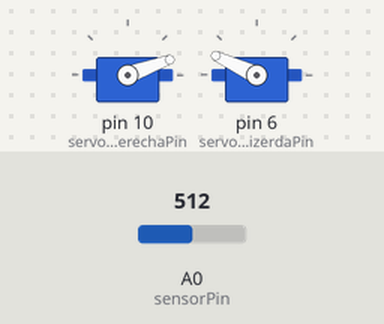
This sketch was run on a simulated Arduino Uno, built with avr-gcc and run on an emulated ATmega328P. Parts: 2 × servo. Inputs (shaded band) come from the test bench; at power-on: A0 (sensorPin) = 512. What the sketch prints to the serial monitor is not drawn.

Above: at 0.15 s.
At 1.21 s:
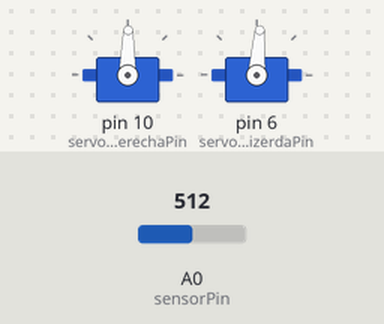
1.3 s: A0 (sensorPin) set to 716
At 4.2 s:
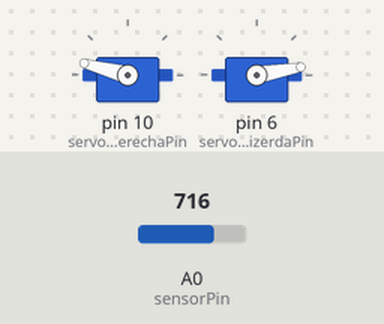
Timing chart, 0 to 5.7 s (numbered marks = the images above; inputs shaded):
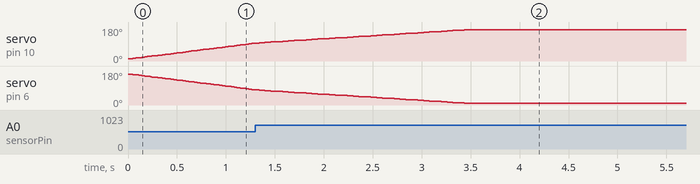

The sketch:

test_lire_les_valeurs.ino
```cpp
#include <Servo.h>

Servo ServoDerecha;
Servo ServoIzquierda;

//Inicializacion hardware
int servomotorDerechaPin = 10;
int servomotorIzquizerdaPin = 6;
int sensorPin = A0;

int maxAngulo = 165;
int minAngulo = 10;

int posicionServoDerecha = minAngulo;
int posicionServoIzquierda = maxAngulo;

unsigned long contador = 0;
int velocidadD = 10;
int objetivoAnguloD = minAngulo;
int velocidadI = 10;
int objetivoAnguloI = maxAngulo;
int ultimaValor = 0;
int modo = 0;
int valorSensor = 0;
int mapSensorValor = 0;
int anguloTecho = 30; //valor minima de diferencia entre un angulo y el objetivo para que los motores funcionan

int ultimaMapValor = minAngulo;


// bloquaje
int utlimaValor = 0;
bool cambioEstado = false;
bool bloqueo = false;
int sobreLimita = 0;
int umbral1 = 610;

//Operacional task a 20 y 200 ms
int os20 = 20;
int os100 = 100;


//Control de la deteccion de señal
unsigned long T0 = 0;
unsigned long T1 = 0;
unsigned long T2 = 0;
int contraccion = 0;

// Detection de Patern et changement de mode
int calibrationDuree1 = 3000;
int calibrationDuree2 = 2000;
int stepDetection = 0;


void setup() {
  // inicializacion de los motores y del pin de entrade de la señal
  Serial.begin(115200);
  ServoDerecha.attach(servomotorDerechaPin);
  ServoIzquierda.attach(servomotorIzquizerdaPin);
  pinMode(sensorPin,INPUT);

  // Posicion initcial de los motores a 0 grados
  ServoDerecha.write(posicionServoDerecha);
  ServoIzquierda.write(posicionServoIzquierda);
  digitalWrite(A0, LOW);

}

void loop() {

  contador = millis();
  // ##################### Tarea de operaciones #################
    // Tarea cada 20 ms
  if (contador % os20 == 0) {
    valorSensor = analogRead(sensorPin); //leemos la valor del detector
    Serial.println(valorSensor);
    assertValue(valorSensor, 0, 675, "Error Valor sensor ");
    mapSensorValor = tratamientoSenal(valorSensor); //tratamos la señal
  }

  // Tarea cada 100 ms
  if (contador % os100 == 0) {
    deteccion(); //Detectamos la paterna
    controlFuncion(valorSensor, mapSensorValor);//actualizamos los valores dados a los motores
  }
      // ###################### Pilotage Motor #######################
  if (contador % velocidadD == 0) {
   //Serial.println("DROIT --> " + String(objetivoAnguloD) + " POS " + String(posicionServoDerecha));
    motorDerecha(objetivoAnguloD);
  }
  Serial.println(objetivoAnguloD);

  if (contador % velocidadI == 0) {
    //Serial.println("GAUCHE -->" + String(objetivoAnguloI)+ " POS " + String(posicionServoIzquierda));
    motorIzquierda(objetivoAnguloI);
  }


}

int tratamientoSenal(int sV) {
  Serial.println("sV" +String(sV));

  int mapValor = map(sV, 0, 675, minAngulo, maxAngulo);
 // Serial.println("map valor " +String(mapValor) + " min angulo " +String(minAngulo) + " max angulo "+ String(maxAngulo));

  assertValue(mapValor, minAngulo, maxAngulo, "ERROR map valor ");
  if (abs(ultimaMapValor - mapValor) > anguloTecho){
    ultimaMapValor = mapValor;
    Serial.println("msv" +String(mapValor));
    return mapValor;
  }
  else{
    return ultimaMapValor;
  }
}

void motorDerecha(int ObjAngD) {
  if (posicionServoDerecha < ObjAngD) {
    Serial.println("posicion d" +String(posicionServoDerecha));
    Serial.println("angle d" + String(ObjAngD));

    posicionServoDerecha++;
    assertValue(posicionServoDerecha, minAngulo, maxAngulo, "ERROR posicion Servo Derecha ");
    ServoDerecha.write(posicionServoDerecha);
  }
  else if (posicionServoDerecha > ObjAngD) {
    Serial.println(posicionServoDerecha);
    posicionServoDerecha--;
    assertValue(posicionServoDerecha, minAngulo, maxAngulo, "ERROR posicion Servo Derecha ");
    ServoDerecha.write(posicionServoDerecha);
  }
}

void motorIzquierda(int ObjAngI) {
  if (posicionServoIzquierda < ObjAngI) {
    //Serial.println("on est rentré à gauche d'un angle inférieur");
    posicionServoIzquierda++;
    assertValue(posicionServoIzquierda, minAngulo, maxAngulo, "ERROR posicion Servo izquierda ");
    ServoIzquierda.write(posicionServoIzquierda);
  }
  else if (posicionServoIzquierda > ObjAngI) {
    //Serial.println("on est rentré à gauche d'un angle supérieur");
    posicionServoIzquierda--;
    assertValue(posicionServoIzquierda, minAngulo, maxAngulo, "ERROR posicion Servo izquierda ");
    ServoIzquierda.write(posicionServoIzquierda);
  }
}

void deteccion(){
  /*if (contador%2000 == 0){
    Serial.println("Contraccion info " +  String(contraccion)+ " Pattern detection step  --> " + String(stepDetection) + "Le mode est " + String(modo) + "valeur sensor " + String(valorSensor));
  }*/
  int ultimaContraccion = contraccion;
  boolean flancoAscendente = false;
  boolean flancoDescendente = false;

  if (valorSensor < 100){ //attribuamos 3 valores a contraccion segun la intensidad
    contraccion = 0;
  }
  else if (valorSensor > 600){
    contraccion = 2;
  }
  else {
    contraccion = 1;
  }

 // ######### deteccion fronts ##############
  if (ultimaContraccion == 1 && contraccion == 2){ //si estabamos en un estado de transicion y que detectamos una contraccion superior a 600
    flancoAscendente = true; //detectamos un frente subiendo de un PMW
    //Serial.println("on a détecté un front montant");
  }
  if (ultimaContraccion == 1 && contraccion == 0){ //si estabamos en un estado de transicion y que detectamos una contraccion inferior a 100
    flancoDescendente = true; //detectamos un frente bajando de un PMW
    //Serial.println("on a détecté un front descendant");
  }
   // ######### Patern detection ##############
  if (stepDetection == 0  && flancoAscendente) { //si somos a la primera etapa de la deteccion y que detectamos un frente subiendo
    T0 = contador; //Guardamos el "tiempo" al momento que detectamos
    stepDetection = 1; //Pasamos a la segunda etapa
    Serial.println("on a le premier front montant à " + String(T0) + "contraction " + String(valorSensor) + "temps " + String(contador));
  }
  //--------------------
  if ((stepDetection == 1)  && (contador - T0 > calibrationDuree1)) { // Si estamos a la segunda etapa pero que el tiempo entre la proxima etapa y la ultima es demasiado largo
    stepDetection = 0; //Volvemos a la primera etapa
    Serial.println("on réénitialise premiere etape trop longue car " + String(contador-T0));
  }
  //--------------------
  if ((stepDetection == 1  && flancoDescendente) && (contador - T0 < calibrationDuree1)) { //Si somos a la segunda etapa de la deteccion en el buen tiempo y que detectamos un frente bajando
    T1 = contador; //Guardamos el "tiempo" al momento que detectamos
    stepDetection = 2; //Pasamos a la tercera etapa
    Serial.println("on a le premier front descendant à " + String(T1) + "contraction " + String(valorSensor) + "temps " + String(contador));
  }
  //--------------------
  if ((stepDetection == 2  && flancoAscendente) &&  (contador - T1 < calibrationDuree2)) { //Si somos a la tercera etapa de la deteccion en el buen tiempo y que detectamos un frente subiendo
    T2 = contador; //Guardamos el "tiempo" al momento que detectamos
    stepDetection=3; //Pasamos a la tercera etapa
    Serial.println("on a le deuxieme front montant");
  }
  //--------------------
  if ((stepDetection == 2)  && (contador - T1 > calibrationDuree2)) {// Si estamos a la tercera etapa pero que el tiempo entre la proxima etapa y la ultima es demasiado largo
    stepDetection = 0; //Volvemos a la primera etapa
    Serial.println("on réénitialise deuxieme etape trop longue car " + String(contador-T1));
  }
  //--------------------
  if ((stepDetection == 3  && flancoDescendente) && (contador - T2 < calibrationDuree1)) { //Si somos a la quartacera etapa de la deteccion en el buen tiempo y que detectamos un frente bajando
    stepDetection = 0; // alcanzamos la ultima etapa, inicializamos de nuevo la deteccion
    Serial.println("on a le deuxieme front descendant : contraction" + String(valorSensor) + "temps " + String(contador));
    if (modo >= 1){
      modo = 0;
    }
    else {
      modo++;
    }
    Serial.println(String(modo));
  }
  //--------------------
  if ((stepDetection == 3)  && (contador - T2 > calibrationDuree1)) {
    // Patern non reconnu -> reset
    stepDetection = 0;
    Serial.println("on réénitialise troisieme etape trop longue car" + String(contador-T2));
  }

}


// Función para verificar si un valor está fuera de un rango y mostrar un mensaje si es necesario
void assertValue(int X, int min, int max, String message) {
  // Comprobar si X es menor que min o mayor que max
  if ((X < min) || (X > max)) {
    Serial.println("Tempo: "+ String(contador) + "->" + message + " Valor: " + String(X) + " min: " + String(min) + " max: " + String(max));
  }
}

void controlFuncion(int sV, int mSV) {
  //Serial.println(String(sV));
  //Serial.println(String(mSV));
  if (ultimaValor - umbral1 <= 0 && sV - umbral1 >= 0)  { //detectamos cuando sobre pasamos el umbral
    cambioEstado = true; // es un cambio de estado
    sobreLimita += 1; //permite de saber si estamos bloqueado o no
  }
  else{
    cambioEstado = false;
  }
  if (cambioEstado){ // Si cambiamos de estado
    if (sobreLimita % 2 == 0){ //si es par, es que debemos desbloquear
      bloqueo = false;
      Serial.println("débloqué");
      Serial.println(String(sV));

    }
    else { //si es impar debemos bloquear
      bloqueo = true;
      Serial.println("bloqué");
      Serial.println(String(sV));

    }
  }
  ultimaValor = sV; //Guardamos la ultima valor

  if (modo == 0) { //primer modo : todos los dedos se contractan
    velocidadI = 15;
    velocidadD = 15;
    if (bloqueo){ //si estamos en un estado bloqueado
      objetivoAnguloI = minAngulo; //Contractamos a los maximos los dedos de la parte izquierda
      objetivoAnguloD = maxAngulo; //Contractamos a los maximos los dedos de la parte derecha
    }
    else {
      objetivoAnguloI = maxAngulo - mSV;//contractamos con una valor que corresponda a la intensidad de la contractaccion
      objetivoAnguloD = mSV;//contractamos con una valor que corresponda a la intensidad de la contractaccion
    }
  }
  if (modo == 1) {
    velocidadI = 15;
    velocidadD = 15;
    if (bloqueo){//si estamos en un estado bloqueado
      objetivoAnguloI = minAngulo;//no activamos los dedos de la parte izquierda
      objetivoAnguloD = minAngulo; //Contractamos a lo maximum los dedos de la parte derecha (index y pulgar)
    }
    else {
      objetivoAnguloI = maxAngulo - mSV;//no activamos los dedos de la parte izquierda
      objetivoAnguloD = minAngulo; //contractamos con una valor que corresponda a la intensidad de la contractaccion
    }
  }

}
```
